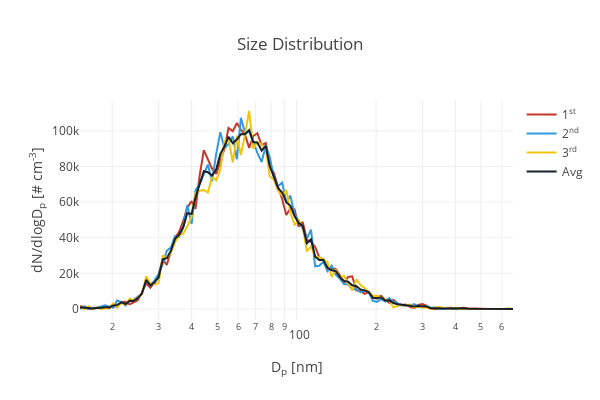

The notebook cell this image was saved under:
### Markdown cell above
Plot the averaged size distribution and the other 3 points after inflection points.

### Code cell
first = go.Scatter(x=dp, y=dNdlogDp[ind], mode='lines', name='1<sup>st</sup>', marker=dict(color='#C0392B'))
second = go.Scatter(x=dp, y=dNdlogDp[ind+1], mode='lines', name='2<sup>nd</sup>', marker=dict(color='#3498DB'))
third = go.Scatter(x=dp, y=dNdlogDp[ind+2], mode='lines', name='3<sup>rd</sup>', marker=dict(color='#F1C40F'))
avg = go.Scatter(x=dp, y=dNdlogDp1, mode='lines', name='Avg', marker=dict(color='#17202A'))

data = [first, second, third, avg]

layout= go.Layout(width=600,
                  height=400,
                  title= 'Size Distribution',
                  hovermode= 'closest',
                  xaxis= dict(title= 'D<sub>p</sub> [nm]',
                              #ticklen= 1,
                              #dtick=1,
                              type='log',
                              zeroline= False,
                              #gridwidth= 1,
                             ),
                  yaxis=dict(title= 'dN/dlogD<sub>p</sub> [# cm<sup>-3</sup>]',
                             #ticklen= 5,
                             #gridwidth= 2,
                             zeroline=False,
                            ),
                  showlegend= True)

fig= go.Figure(data=data, layout=layout)
ply.offline.iplot(fig, filename='dNdlogDp')
